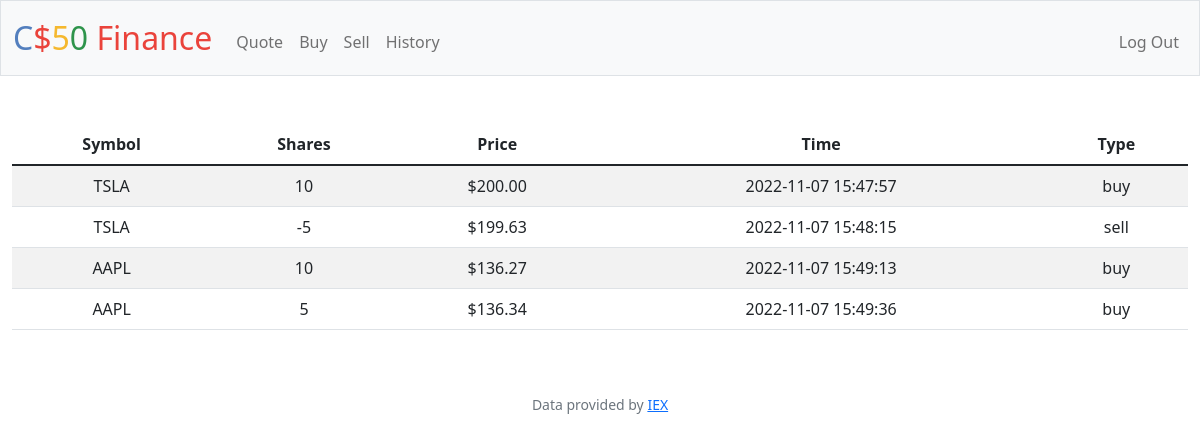
Screenshot of /history (signed in) with the database file from the repository.
### tables this page shows
CREATE TABLE transactions (
    id INTEGER PRIMARY KEY AUTOINCREMENT,
    user_id INTEGER NOT NULL,
    name TEXT NOT NULL,
    shares INTEGER NOT NULL,
    price NUMERIC NOT NULL,
    type TEXT NOT NULL,
    symbol TEXT NOT NULL,
    time TIMESTAMP DEFAULT CURRENT_TIMESTAMP,
    FOREIGN KEY(user_id) REFERENCES users(id));

### app.py (the view)
@app.route("/history")
@login_required
def history():
    user_id = session["user_id"]
    transactions = db.execute("SELECT type, symbol, price, shares, time FROM transactions WHERE user_id = ?", user_id)
    return render_template("history.html", transactions=transactions, usd=usd)

### app.py (called while the page is built)
@app.after_request
def after_request(response):
    response.headers["Cache-Control"] = "no-cache, no-store, must-revalidate"
    response.headers["Expires"] = 0
    response.headers["Pragma"] = "no-cache"
    return response

### helpers.py (called while the page is built)
def login_required(f):
    @wraps(f)
    def decorated_function(*args, **kwargs):
        if session.get("user_id") is None:
            return redirect("/login")
        return f(*args, **kwargs)
    return decorated_function

def usd(value):
    return f"${value:,.2f}"

### templates/history.html (shortened to what this page needs)
{% extends "layout.html" %}
{% block main %}
    <table class="table table-striped">
      <thead>
        <tr>
          <th scope="col"> Symbol </th>
          <th scope="col"> Shares </th>
          <th scope="col"> Price </th>
          <th scope="col"> Time </th>
          <th scope="col"> Type</th>
        </tr>
      </thead>
      <tbody>
        {% for transaction in transactions %}
        <tr>
          <td>  {{ transaction["symbol"].upper() }} </td>
          <td>  {{ transaction["shares"] }}  </td>
          <td>  {{ usd(transaction["price"]) }}  </td>
          <td>  {{ transaction["time"] }}  </td>
          <td>  {{ transaction["type"] }}  </td>
        </tr>
        {% endfor %}
      </tbody>
    </table>
{% endblock %}

### rows the page displays
transactions: price "$200.00"
transactions: price "$199.63"
transactions: price "$136.27"
transactions: price "$136.34"
